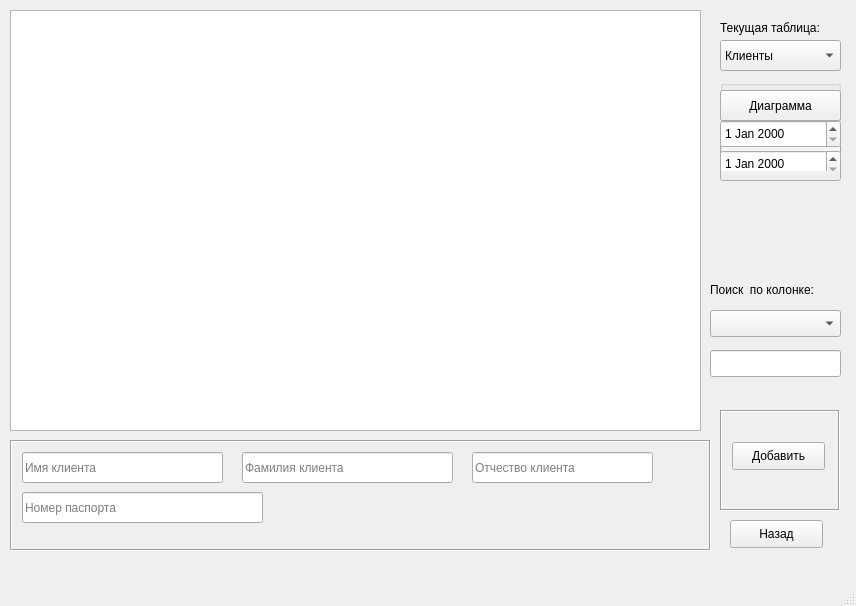
<?xml version="1.0" encoding="UTF-8"?>
<ui version="4.0">
 <class>DataChange</class>
 <widget class="QMainWindow" name="DataChange">
  <property name="enabled">
   <bool>true</bool>
  </property>
  <property name="geometry">
   <rect>
    <x>0</x>
    <y>0</y>
    <width>856</width>
    <height>606</height>
   </rect>
  </property>
  <property name="windowTitle">
   <string>Изменение данных</string>
  </property>
  <widget class="QWidget" name="centralwidget">
   <widget class="QStackedWidget" name="stackOfLEs">
    <property name="geometry">
     <rect>
      <x>10</x>
      <y>440</y>
      <width>701</width>
      <height>111</height>
     </rect>
    </property>
    <property name="font">
     <font>
      <stylestrategy>PreferDefault</stylestrategy>
     </font>
    </property>
    <property name="frameShape">
     <enum>QFrame::Box</enum>
    </property>
    <property name="frameShadow">
     <enum>QFrame::Sunken</enum>
    </property>
    <property name="lineWidth">
     <number>1</number>
    </property>
    <property name="midLineWidth">
     <number>0</number>
    </property>
    <property name="currentIndex">
     <number>0</number>
    </property>
    <widget class="QWidget" name="changeClientsPage">
     <widget class="QLineEdit" name="clientNameLE">
      <property name="geometry">
       <rect>
        <x>10</x>
        <y>10</y>
        <width>201</width>
        <height>31</height>
       </rect>
      </property>
      <property name="placeholderText">
       <string>Имя клиента</string>
      </property>
     </widget>
     <widget class="QLineEdit" name="clientSurnameLE">
      <property name="geometry">
       <rect>
        <x>230</x>
        <y>10</y>
        <width>211</width>
        <height>31</height>
       </rect>
      </property>
      <property name="placeholderText">
       <string>Фамилия клиента</string>
      </property>
     </widget>
     <widget class="QLineEdit" name="clientPatrLE">
      <property name="geometry">
       <rect>
        <x>460</x>
        <y>10</y>
        <width>181</width>
        <height>31</height>
       </rect>
      </property>
      <property name="placeholderText">
       <string>Отчество клиента</string>
      </property>
     </widget>
     <widget class="QLineEdit" name="clientPassportNumberLE">
      <property name="geometry">
       <rect>
        <x>10</x>
        <y>50</y>
        <width>241</width>
        <height>31</height>
       </rect>
      </property>
      <property name="placeholderText">
       <string>Номер паспорта</string>
      </property>
     </widget>
    </widget>
    <widget class="QWidget" name="changeLawyersPage">
     <widget class="QLineEdit" name="lawyerNameLE">
      <property name="geometry">
       <rect>
        <x>10</x>
        <y>30</y>
        <width>141</width>
        <height>31</height>
       </rect>
      </property>
      <property name="placeholderText">
       <string>Имя давоката</string>
      </property>
     </widget>
     <widget class="QLineEdit" name="lawyerSurnameLE">
      <property name="geometry">
       <rect>
        <x>160</x>
        <y>30</y>
        <width>151</width>
        <height>31</height>
       </rect>
      </property>
      <property name="placeholderText">
       <string>Фамилия адвоката</string>
      </property>
     </widget>
     <widget class="QLineEdit" name="lawyerPatrLE">
      <property name="geometry">
       <rect>
        <x>320</x>
        <y>30</y>
        <width>151</width>
        <height>31</height>
       </rect>
      </property>
      <property name="placeholderText">
       <string>Отчество адвоката</string>
      </property>
     </widget>
     <widget class="QLineEdit" name="casesWonLE">
      <property name="geometry">
       <rect>
        <x>480</x>
        <y>30</y>
        <width>91</width>
        <height>31</height>
       </rect>
      </property>
      <property name="font">
       <font>
        <pointsize>10</pointsize>
       </font>
      </property>
      <property name="placeholderText">
       <string>Выиграно дел</string>
      </property>
     </widget>
     <widget class="QLineEdit" name="casesLostLE">
      <property name="geometry">
       <rect>
        <x>580</x>
        <y>30</y>
        <width>101</width>
        <height>31</height>
       </rect>
      </property>
      <property name="font">
       <font>
        <pointsize>10</pointsize>
       </font>
      </property>
      <property name="placeholderText">
       <string>Проиграно дел</string>
      </property>
     </widget>
    </widget>
    <widget class="QWidget" name="changeProceduresPage">
     <widget class="QTextEdit" name="procedureNameTE">
      <property name="geometry">
       <rect>
        <x>10</x>
        <y>10</y>
        <width>461</width>
        <height>87</height>
       </rect>
      </property>
      <property name="lineWrapMode">
       <enum>QTextEdit::WidgetWidth</enum>
      </property>
      <property name="html">
       <string>&lt;!DOCTYPE HTML PUBLIC &quot;-//W3C//DTD HTML 4.0//EN&quot; &quot;http://www.w3.org/TR/REC-html40/strict.dtd&quot;&gt;
&lt;html&gt;&lt;head&gt;&lt;meta name=&quot;qrichtext&quot; content=&quot;1&quot; /&gt;&lt;style type=&quot;text/css&quot;&gt;
p, li { white-space: pre-wrap; }
&lt;/style&gt;&lt;/head&gt;&lt;body style=&quot; font-family:'Cantarell'; font-size:11pt; font-weight:400; font-style:normal;&quot;&gt;
&lt;p style=&quot;-qt-paragraph-type:empty; margin-top:0px; margin-bottom:0px; margin-left:0px; margin-right:0px; -qt-block-indent:0; text-indent:0px; font-family:'MS Shell Dlg 2'; font-size:7.8pt;&quot;&gt;&lt;br /&gt;&lt;/p&gt;&lt;/body&gt;&lt;/html&gt;</string>
      </property>
      <property name="placeholderText">
       <string>Наименование процедуры</string>
      </property>
     </widget>
     <widget class="QLineEdit" name="procedurePriceLE">
      <property name="geometry">
       <rect>
        <x>490</x>
        <y>10</y>
        <width>151</width>
        <height>31</height>
       </rect>
      </property>
      <property name="font">
       <font>
        <pointsize>10</pointsize>
       </font>
      </property>
      <property name="placeholderText">
       <string>Стоимость процедуры</string>
      </property>
     </widget>
    </widget>
   </widget>
   <widget class="QTableWidget" name="tableWidget">
    <property name="geometry">
     <rect>
      <x>10</x>
      <y>10</y>
      <width>691</width>
      <height>421</height>
     </rect>
    </property>
    <property name="editTriggers">
     <set>QAbstractItemView::NoEditTriggers</set>
    </property>
    <property name="sortingEnabled">
     <bool>true</bool>
    </property>
    <property name="wordWrap">
     <bool>true</bool>
    </property>
   </widget>
   <widget class="QComboBox" name="tableForChangeCB">
    <property name="geometry">
     <rect>
      <x>720</x>
      <y>40</y>
      <width>121</width>
      <height>31</height>
     </rect>
    </property>
    <item>
     <property name="text">
      <string>Клиенты</string>
     </property>
    </item>
    <item>
     <property name="text">
      <string>Адвокаты</string>
     </property>
    </item>
    <item>
     <property name="text">
      <string>Юридические процедуры</string>
     </property>
    </item>
   </widget>
   <widget class="QLabel" name="currentTableLB">
    <property name="geometry">
     <rect>
      <x>720</x>
      <y>20</y>
      <width>121</width>
      <height>16</height>
     </rect>
    </property>
    <property name="text">
     <string>Текущая таблица:</string>
    </property>
   </widget>
   <widget class="QStackedWidget" name="stackOfButs">
    <property name="geometry">
     <rect>
      <x>720</x>
      <y>410</y>
      <width>120</width>
      <height>101</height>
     </rect>
    </property>
    <property name="frameShape">
     <enum>QFrame::Box</enum>
    </property>
    <property name="frameShadow">
     <enum>QFrame::Sunken</enum>
    </property>
    <property name="currentIndex">
     <number>0</number>
    </property>
    <widget class="QWidget" name="addDataPage">
     <widget class="QPushButton" name="addDataBut">
      <property name="geometry">
       <rect>
        <x>10</x>
        <y>30</y>
        <width>93</width>
        <height>28</height>
       </rect>
      </property>
      <property name="text">
       <string>Добавить</string>
      </property>
     </widget>
    </widget>
    <widget class="QWidget" name="changeDataPage">
     <widget class="QPushButton" name="changeDataBut">
      <property name="geometry">
       <rect>
        <x>10</x>
        <y>10</y>
        <width>101</width>
        <height>31</height>
       </rect>
      </property>
      <property name="text">
       <string>Изменить</string>
      </property>
     </widget>
     <widget class="QPushButton" name="deleteDataBut">
      <property name="geometry">
       <rect>
        <x>10</x>
        <y>50</y>
        <width>101</width>
        <height>31</height>
       </rect>
      </property>
      <property name="text">
       <string>Удалить</string>
      </property>
     </widget>
    </widget>
   </widget>
   <widget class="QPushButton" name="backToMainBut">
    <property name="geometry">
     <rect>
      <x>730</x>
      <y>520</y>
      <width>93</width>
      <height>28</height>
     </rect>
    </property>
    <property name="text">
     <string>Назад</string>
    </property>
   </widget>
   <widget class="QPushButton" name="clientCasesBut">
    <property name="geometry">
     <rect>
      <x>720</x>
      <y>90</y>
      <width>121</width>
      <height>31</height>
     </rect>
    </property>
    <property name="font">
     <font>
      <pointsize>9</pointsize>
     </font>
    </property>
    <property name="text">
     <string>Дела по клиентам</string>
    </property>
   </widget>
   <widget class="QPushButton" name="proceduresSortBut">
    <property name="geometry">
     <rect>
      <x>720</x>
      <y>130</y>
      <width>121</width>
      <height>51</height>
     </rect>
    </property>
    <property name="font">
     <font>
      <pointsize>7</pointsize>
     </font>
    </property>
    <property name="text">
     <string>Сортировать по процедурам</string>
    </property>
   </widget>
   <widget class="QGroupBox" name="groupBox">
    <property name="geometry">
     <rect>
      <x>720</x>
      <y>80</y>
      <width>121</width>
      <height>91</height>
     </rect>
    </property>
    <property name="title">
     <string/>
    </property>
    <widget class="QPushButton" name="lawyersDiagrammBut">
     <property name="geometry">
      <rect>
       <x>0</x>
       <y>10</y>
       <width>121</width>
       <height>31</height>
      </rect>
     </property>
     <property name="text">
      <string>Диаграмма</string>
     </property>
    </widget>
    <widget class="QDateEdit" name="startDate">
     <property name="geometry">
      <rect>
       <x>0</x>
       <y>40</y>
       <width>121</width>
       <height>28</height>
      </rect>
     </property>
    </widget>
    <widget class="QDateEdit" name="endDate">
     <property name="geometry">
      <rect>
       <x>0</x>
       <y>70</y>
       <width>121</width>
       <height>28</height>
      </rect>
     </property>
    </widget>
   </widget>
   <widget class="QLabel" name="label">
    <property name="geometry">
     <rect>
      <x>710</x>
      <y>280</y>
      <width>131</width>
      <height>19</height>
     </rect>
    </property>
    <property name="text">
     <string>Поиск  по колонке:</string>
    </property>
   </widget>
   <widget class="QComboBox" name="searchCB">
    <property name="geometry">
     <rect>
      <x>710</x>
      <y>310</y>
      <width>131</width>
      <height>27</height>
     </rect>
    </property>
   </widget>
   <widget class="QLineEdit" name="searchLE">
    <property name="geometry">
     <rect>
      <x>710</x>
      <y>350</y>
      <width>131</width>
      <height>27</height>
     </rect>
    </property>
   </widget>
  </widget>
  <widget class="QMenuBar" name="menubar">
   <property name="geometry">
    <rect>
     <x>0</x>
     <y>0</y>
     <width>856</width>
     <height>24</height>
    </rect>
   </property>
  </widget>
  <widget class="QStatusBar" name="statusbar"/>
 </widget>
 <resources/>
 <connections/>
</ui>
